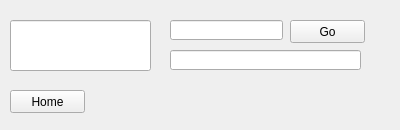
<?xml version="1.0" encoding="UTF-8"?>
<ui version="4.0">
 <class>ThorlabsRotationControl</class>
 <widget class="QWidget" name="ThorlabsRotationControl">
  <property name="geometry">
   <rect>
    <x>0</x>
    <y>0</y>
    <width>400</width>
    <height>130</height>
   </rect>
  </property>
  <property name="windowTitle">
   <string>Thorlabs Rotation Control</string>
  </property>
  <widget class="QPushButton" name="home_button">
   <property name="geometry">
    <rect>
     <x>10</x>
     <y>90</y>
     <width>75</width>
     <height>23</height>
    </rect>
   </property>
   <property name="text">
    <string>Home</string>
   </property>
  </widget>
  <widget class="QLineEdit" name="go_to_pos">
   <property name="geometry">
    <rect>
     <x>170</x>
     <y>20</y>
     <width>113</width>
     <height>20</height>
    </rect>
   </property>
  </widget>
  <widget class="QPushButton" name="go_button">
   <property name="geometry">
    <rect>
     <x>290</x>
     <y>20</y>
     <width>75</width>
     <height>23</height>
    </rect>
   </property>
   <property name="text">
    <string>Go</string>
   </property>
  </widget>
  <widget class="QLineEdit" name="Status">
   <property name="geometry">
    <rect>
     <x>170</x>
     <y>50</y>
     <width>191</width>
     <height>20</height>
    </rect>
   </property>
  </widget>
  <widget class="QLineEdit" name="curr_position">
   <property name="geometry">
    <rect>
     <x>10</x>
     <y>20</y>
     <width>141</width>
     <height>51</height>
    </rect>
   </property>
   <property name="font">
    <font>
     <pointsize>12</pointsize>
    </font>
   </property>
  </widget>
 </widget>
 <resources/>
 <connections/>
</ui>
